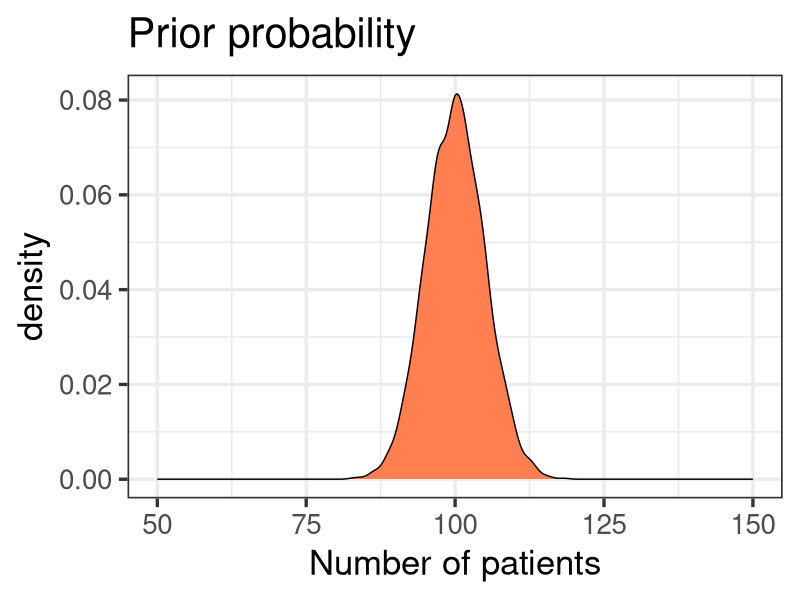
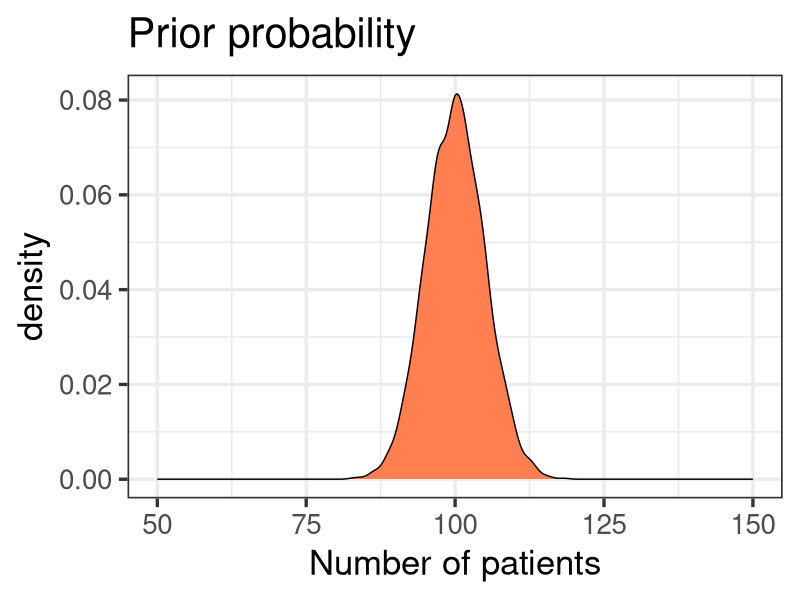
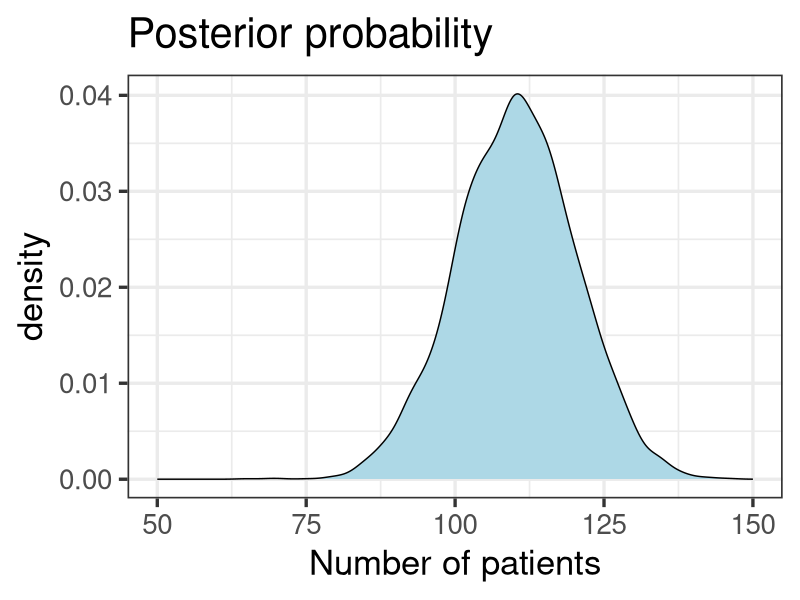

The R source for these figures, in order: (Note: this script raises an error after producing the figures.)
## ---- chunk 1
library(tidyverse)
library(gganimate)
library(RColorBrewer)
library(knitr)
library(ape)
## ---- chunk 2
my.dat <- rnorm(5000, 100, 5)
my.df <- enframe(my.dat)

plot_hist <- ggplot(my.df) +
  geom_density(aes(x = value), colour="black", fill="coral", show.legend=FALSE) +
  xlim(50,150) +
  xlab("Number of patients") +
  theme_bw(base_size = 25)

plot_hist + ggtitle("Prior probability")
## ---- chunk 3
plot_hist + ggtitle("Prior probability")
## ---- chunk 4
my.dat <- rnorm(5000, 110, 10)
my.df <- enframe(my.dat)

plot_hist <- ggplot(my.df) +
  geom_density(aes(x = value), colour="black", fill="lightblue", show.legend=FALSE) +
  xlim(50,150) +
  xlab("Number of patients") +
  theme_bw(base_size = 25)

plot_hist + ggtitle("Posterior probability")
## ---- chunk 5
include_graphics("./assets/img/uni_trees.svg")
## ---- chunk 6
my.mc <- read.table("data/prlr_burn.txt", header=TRUE)
par(mar=c(4, 4, 1, 1))
plot(my.mc$state, my.mc$prlr.rate, type="l", col="blue", xlab="mcmc states", ylab="parameter value")
## ---- chunk 7
my.conv <- read.table("data/mcmc_big_fin.txt", header=TRUE)
par(mar=c(4, 4, 1, 1))
hist(my.mc$prlr.rate, col="blue", ylab="Sample frequency", xlab="parameter value", breaks=30, xlim=c(0,0.1), main="")
## ---- chunk 8
  include_graphics("./assets/img/panda.svg")
